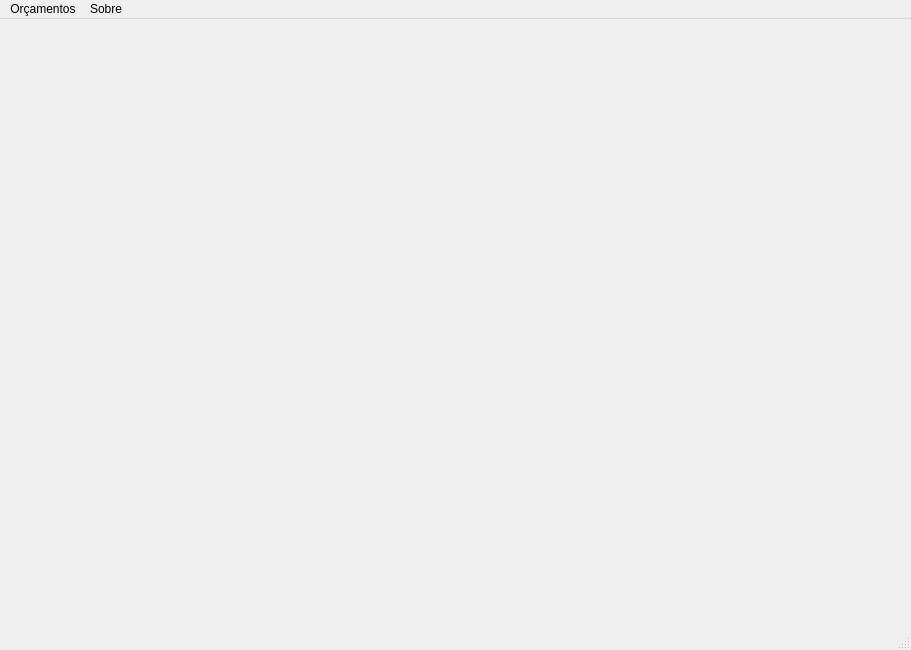
<?xml version="1.0" encoding="UTF-8"?>
<ui version="4.0">
 <class>MainWindow</class>
 <widget class="QMainWindow" name="MainWindow">
  <property name="geometry">
   <rect>
    <x>0</x>
    <y>0</y>
    <width>911</width>
    <height>650</height>
   </rect>
  </property>
  <property name="windowTitle">
   <string>MainWindow</string>
  </property>
  <widget class="QWidget" name="centralwidget"/>
  <widget class="QMenuBar" name="menubar">
   <property name="geometry">
    <rect>
     <x>0</x>
     <y>0</y>
     <width>911</width>
     <height>21</height>
    </rect>
   </property>
   <widget class="QMenu" name="menuOrcamento">
    <property name="title">
     <string>Orçamentos</string>
    </property>
    <addaction name="actionNovo"/>
    <addaction name="actionSalvar"/>
    <addaction name="actionImprimir"/>
   </widget>
   <widget class="QMenu" name="menuSobre">
    <property name="title">
     <string>Sobre</string>
    </property>
   </widget>
   <addaction name="menuOrcamento"/>
   <addaction name="menuSobre"/>
  </widget>
  <widget class="QStatusBar" name="statusbar"/>
  <action name="actionNovo">
   <property name="text">
    <string>Novo</string>
   </property>
   <property name="statusTip">
    <string>Cria um novo orçamento</string>
   </property>
   <property name="shortcut">
    <string>Ctrl+N</string>
   </property>
  </action>
  <action name="actionSalvar">
   <property name="text">
    <string>Salvar</string>
   </property>
   <property name="statusTip">
    <string>Salva o orçamento</string>
   </property>
   <property name="shortcut">
    <string>Ctrl+B</string>
   </property>
  </action>
  <action name="actionImprimir">
   <property name="text">
    <string>Imprimir</string>
   </property>
   <property name="shortcut">
    <string>Ctrl+P</string>
   </property>
  </action>
 </widget>
 <resources/>
 <connections/>
</ui>
